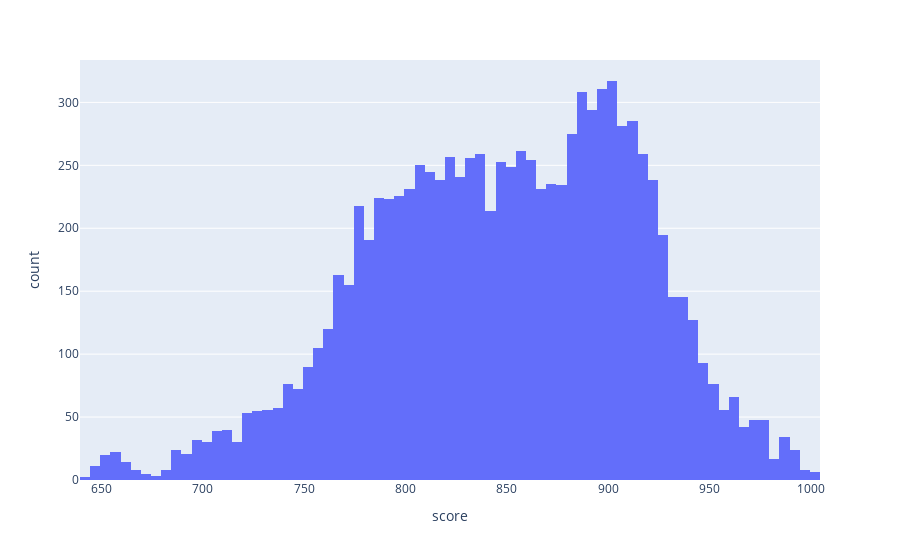

The code cell stored with this chart in its notebook:
### Markdown cell above
#### столбец score

### Code cell
fig = px.histogram(df, x='score')
fig.show()

### Figure 1 — Plotly figure (JSON) as saved in the notebook; plotly's stock layout.template omitted (floating-point values rounded to 4 significant figures; data arrays with more than 128 entries replaced by an {"elided": "..."} marker saying what was removed)
{"data": [{"alignmentgroup": "True", "bingroup": "x", "hovertemplate": "score=%{x}<br>count=%{y}<extra></extra>", "legendgroup": "", "marker": {"color": "#636efa", "pattern": {"shape": ""}}, "name": "", "offsetgroup": "", "orientation": "v", "showlegend": false, "type": "histogram", "x": {"elided": "9999 int values"}, "xaxis": "x", "yaxis": "y"}], "layout": {"barmode": "relative", "legend": {"tracegroupgap": 0}, "margin": {"t": 60}, "xaxis": {"anchor": "y", "domain": [0, 1], "title": {"text": "score"}}, "yaxis": {"anchor": "x", "domain": [0, 1], "title": {"text": "count"}}}}
